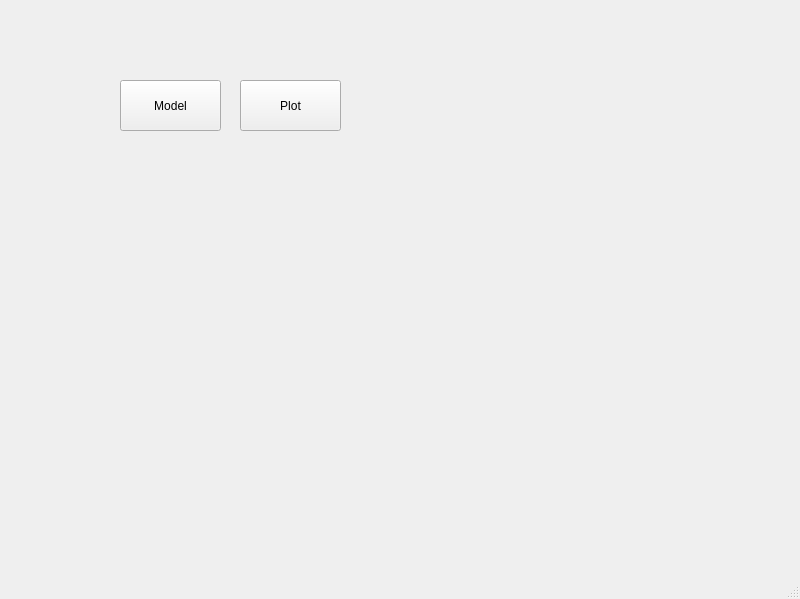
<?xml version="1.0" encoding="UTF-8"?>
<ui version="4.0">
 <class>MainWindow</class>
 <widget class="QMainWindow" name="MainWindow">
  <property name="geometry">
   <rect>
    <x>0</x>
    <y>0</y>
    <width>800</width>
    <height>599</height>
   </rect>
  </property>
  <property name="windowTitle">
   <string>MainWindow</string>
  </property>
  <widget class="QWidget" name="centralwidget">
   <widget class="QPushButton" name="modelButton">
    <property name="geometry">
     <rect>
      <x>120</x>
      <y>80</y>
      <width>101</width>
      <height>51</height>
     </rect>
    </property>
    <property name="text">
     <string>Model</string>
    </property>
   </widget>
   <widget class="QPushButton" name="plotButton">
    <property name="geometry">
     <rect>
      <x>240</x>
      <y>80</y>
      <width>101</width>
      <height>51</height>
     </rect>
    </property>
    <property name="text">
     <string>Plot</string>
    </property>
   </widget>
  </widget>
  <widget class="QMenuBar" name="menubar">
   <property name="geometry">
    <rect>
     <x>0</x>
     <y>0</y>
     <width>800</width>
     <height>21</height>
    </rect>
   </property>
  </widget>
  <widget class="QStatusBar" name="statusbar"/>
 </widget>
 <resources/>
 <connections/>
</ui>
